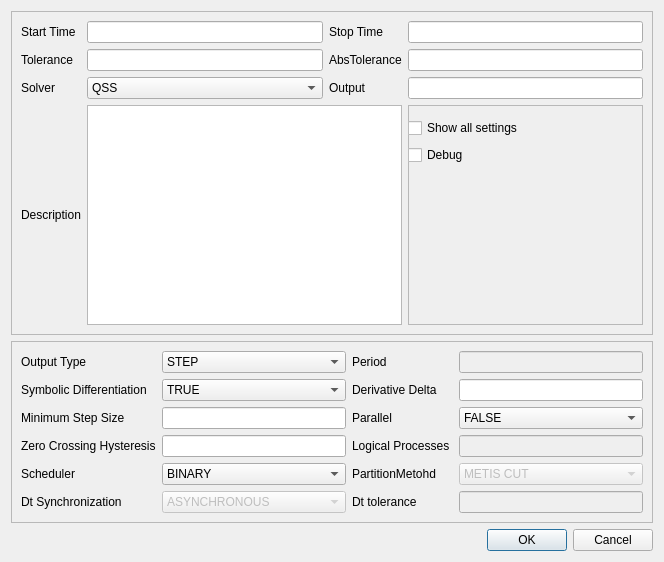
<?xml version="1.0" encoding="UTF-8"?>
<ui version="4.0">
 <class>RunForm</class>
 <widget class="QDialog" name="RunForm">
  <property name="geometry">
   <rect>
    <x>0</x>
    <y>0</y>
    <width>660</width>
    <height>562</height>
   </rect>
  </property>
  <property name="windowTitle">
   <string>Simulation Settings</string>
  </property>
  <layout class="QVBoxLayout" name="verticalLayout">
   <item>
    <widget class="QFrame" name="_runFrame">
     <property name="frameShape">
      <enum>QFrame::StyledPanel</enum>
     </property>
     <property name="frameShadow">
      <enum>QFrame::Raised</enum>
     </property>
     <layout class="QGridLayout" name="gridLayout_2">
      <item row="1" column="1">
       <widget class="QLineEdit" name="_startTime"/>
      </item>
      <item row="4" column="0">
       <widget class="QLabel" name="_toleranceLbl">
        <property name="text">
         <string>Tolerance</string>
        </property>
       </widget>
      </item>
      <item row="4" column="2">
       <widget class="QLabel" name="_absToleranceLbl">
        <property name="text">
         <string>AbsTolerance</string>
        </property>
       </widget>
      </item>
      <item row="1" column="0">
       <widget class="QLabel" name="_startTimeLbl">
        <property name="text">
         <string>Start Time</string>
        </property>
       </widget>
      </item>
      <item row="6" column="2">
       <widget class="QLabel" name="_outputLbl">
        <property name="text">
         <string>Output</string>
        </property>
       </widget>
      </item>
      <item row="7" column="0">
       <widget class="QLabel" name="_descriptionLbl">
        <property name="text">
         <string>Description</string>
        </property>
       </widget>
      </item>
      <item row="4" column="1">
       <widget class="QLineEdit" name="_tolerance"/>
      </item>
      <item row="6" column="3">
       <widget class="QLineEdit" name="_output"/>
      </item>
      <item row="6" column="0">
       <widget class="QLabel" name="_solverLbl">
        <property name="text">
         <string>Solver</string>
        </property>
       </widget>
      </item>
      <item row="4" column="3">
       <widget class="QLineEdit" name="_absTolerance"/>
      </item>
      <item row="7" column="1" colspan="2">
       <widget class="QTextEdit" name="_description"/>
      </item>
      <item row="6" column="1">
       <widget class="QComboBox" name="_solver">
        <item>
         <property name="text">
          <string>QSS</string>
         </property>
        </item>
        <item>
         <property name="text">
          <string>CQSS</string>
         </property>
        </item>
        <item>
         <property name="text">
          <string>LIQSS</string>
         </property>
        </item>
        <item>
         <property name="text">
          <string>QSS2</string>
         </property>
        </item>
        <item>
         <property name="text">
          <string>LIQSS2</string>
         </property>
        </item>
        <item>
         <property name="text">
          <string>QSS3</string>
         </property>
        </item>
        <item>
         <property name="text">
          <string>LIQSS3</string>
         </property>
        </item>
        <item>
         <property name="text">
          <string>QSS4</string>
         </property>
        </item>
        <item>
         <property name="text">
          <string>DASSL</string>
         </property>
        </item>
        <item>
         <property name="text">
          <string>DOPRI5</string>
         </property>
        </item>
       </widget>
      </item>
      <item row="1" column="2">
       <widget class="QLabel" name="_stopTimeLbl">
        <property name="text">
         <string>Stop Time</string>
        </property>
       </widget>
      </item>
      <item row="1" column="3">
       <widget class="QLineEdit" name="_stopTime"/>
      </item>
      <item row="7" column="3">
       <widget class="QFrame" name="frame">
        <property name="frameShape">
         <enum>QFrame::StyledPanel</enum>
        </property>
        <property name="frameShadow">
         <enum>QFrame::Raised</enum>
        </property>
        <widget class="QCheckBox" name="_showAll">
         <property name="geometry">
          <rect>
           <x>0</x>
           <y>10</y>
           <width>216</width>
           <height>26</height>
          </rect>
         </property>
         <property name="text">
          <string>Show all settings</string>
         </property>
         <property name="checked">
          <bool>false</bool>
         </property>
        </widget>
        <widget class="QCheckBox" name="_debugChk">
         <property name="geometry">
          <rect>
           <x>0</x>
           <y>40</y>
           <width>216</width>
           <height>20</height>
          </rect>
         </property>
         <property name="text">
          <string>Debug</string>
         </property>
        </widget>
       </widget>
      </item>
     </layout>
    </widget>
   </item>
   <item>
    <widget class="QFrame" name="_extendedFrame">
     <property name="minimumSize">
      <size>
       <width>642</width>
       <height>10</height>
      </size>
     </property>
     <property name="frameShape">
      <enum>QFrame::StyledPanel</enum>
     </property>
     <property name="frameShadow">
      <enum>QFrame::Raised</enum>
     </property>
     <layout class="QGridLayout" name="gridLayout">
      <item row="6" column="2">
       <widget class="QLabel" name="_pmLbl">
        <property name="text">
         <string>PartitionMetohd</string>
        </property>
       </widget>
      </item>
      <item row="2" column="1">
       <widget class="QComboBox" name="_symDiff">
        <item>
         <property name="text">
          <string>TRUE</string>
         </property>
        </item>
        <item>
         <property name="text">
          <string>FALSE</string>
         </property>
        </item>
       </widget>
      </item>
      <item row="0" column="2">
       <widget class="QLabel" name="_periodLbl">
        <property name="text">
         <string>Period</string>
        </property>
       </widget>
      </item>
      <item row="0" column="0">
       <widget class="QLabel" name="_commIntervalLbl">
        <property name="text">
         <string>Output Type</string>
        </property>
       </widget>
      </item>
      <item row="2" column="0">
       <widget class="QLabel" name="_symDiffLbl">
        <property name="text">
         <string>Symbolic Differentiation</string>
        </property>
       </widget>
      </item>
      <item row="0" column="1">
       <widget class="QComboBox" name="_commInterval">
        <item>
         <property name="text">
          <string>STEP</string>
         </property>
        </item>
        <item>
         <property name="text">
          <string>SAMPLED</string>
         </property>
        </item>
        <item>
         <property name="text">
          <string>DENSE</string>
         </property>
        </item>
       </widget>
      </item>
      <item row="0" column="3">
       <widget class="QLineEdit" name="_period">
        <property name="enabled">
         <bool>false</bool>
        </property>
       </widget>
      </item>
      <item row="3" column="0">
       <widget class="QLabel" name="_minStepLbl">
        <property name="text">
         <string>Minimum Step Size</string>
        </property>
       </widget>
      </item>
      <item row="3" column="1">
       <widget class="QLineEdit" name="_minStep"/>
      </item>
      <item row="5" column="0">
       <widget class="QLabel" name="_zcHystLbl">
        <property name="text">
         <string>Zero Crossing Hysteresis</string>
        </property>
       </widget>
      </item>
      <item row="5" column="1">
       <widget class="QLineEdit" name="_zcHyst"/>
      </item>
      <item row="6" column="0">
       <widget class="QLabel" name="_schedulerLbl">
        <property name="text">
         <string>Scheduler</string>
        </property>
       </widget>
      </item>
      <item row="6" column="1">
       <widget class="QComboBox" name="_scheduler">
        <item>
         <property name="text">
          <string>BINARY</string>
         </property>
        </item>
        <item>
         <property name="text">
          <string>RANDOM</string>
         </property>
        </item>
        <item>
         <property name="text">
          <string>LINEAR</string>
         </property>
        </item>
       </widget>
      </item>
      <item row="5" column="2">
       <widget class="QLabel" name="_lpsLbl">
        <property name="text">
         <string>Logical Processes </string>
        </property>
       </widget>
      </item>
      <item row="2" column="2">
       <widget class="QLabel" name="_derDeltaLbl">
        <property name="text">
         <string>Derivative Delta</string>
        </property>
       </widget>
      </item>
      <item row="2" column="3">
       <widget class="QLineEdit" name="_derDelta"/>
      </item>
      <item row="3" column="2">
       <widget class="QLabel" name="_parallelLbl">
        <property name="text">
         <string>Parallel</string>
        </property>
       </widget>
      </item>
      <item row="5" column="3">
       <widget class="QLineEdit" name="_lps">
        <property name="enabled">
         <bool>false</bool>
        </property>
       </widget>
      </item>
      <item row="3" column="3">
       <widget class="QComboBox" name="_parallel">
        <item>
         <property name="text">
          <string>FALSE</string>
         </property>
        </item>
        <item>
         <property name="text">
          <string>TRUE</string>
         </property>
        </item>
       </widget>
      </item>
      <item row="6" column="3">
       <widget class="QComboBox" name="_partitionMethod">
        <property name="enabled">
         <bool>false</bool>
        </property>
        <item>
         <property name="text">
          <string>METIS CUT</string>
         </property>
        </item>
        <item>
         <property name="text">
          <string>METIS VOL</string>
         </property>
        </item>
        <item>
         <property name="text">
          <string>HMETIS</string>
         </property>
        </item>
        <item>
         <property name="text">
          <string>SCOTCH</string>
         </property>
        </item>
        <item>
         <property name="text">
          <string>PATOH</string>
         </property>
        </item>
        <item>
         <property name="text">
          <string>MANUAL</string>
         </property>
        </item>
       </widget>
      </item>
      <item row="7" column="0">
       <widget class="QLabel" name="_dtSynchLbl">
        <property name="text">
         <string>Dt Synchronization </string>
        </property>
       </widget>
      </item>
      <item row="7" column="1">
       <widget class="QComboBox" name="_dtSynch">
        <property name="enabled">
         <bool>false</bool>
        </property>
        <item>
         <property name="text">
          <string>ASYNCHRONOUS</string>
         </property>
        </item>
        <item>
         <property name="text">
          <string>FIXED</string>
         </property>
        </item>
       </widget>
      </item>
      <item row="7" column="2">
       <widget class="QLabel" name="_dtLbl">
        <property name="text">
         <string>Dt tolerance</string>
        </property>
       </widget>
      </item>
      <item row="7" column="3">
       <widget class="QLineEdit" name="_dt">
        <property name="enabled">
         <bool>false</bool>
        </property>
       </widget>
      </item>
     </layout>
    </widget>
   </item>
   <item>
    <widget class="QDialogButtonBox" name="_runButtons">
     <property name="orientation">
      <enum>Qt::Horizontal</enum>
     </property>
     <property name="standardButtons">
      <set>QDialogButtonBox::Cancel|QDialogButtonBox::Ok</set>
     </property>
    </widget>
   </item>
  </layout>
 </widget>
 <tabstops>
  <tabstop>_startTime</tabstop>
  <tabstop>_stopTime</tabstop>
  <tabstop>_tolerance</tabstop>
  <tabstop>_absTolerance</tabstop>
  <tabstop>_solver</tabstop>
  <tabstop>_output</tabstop>
  <tabstop>_description</tabstop>
  <tabstop>_showAll</tabstop>
  <tabstop>_debugChk</tabstop>
  <tabstop>_commInterval</tabstop>
  <tabstop>_period</tabstop>
  <tabstop>_symDiff</tabstop>
  <tabstop>_derDelta</tabstop>
  <tabstop>_minStep</tabstop>
  <tabstop>_parallel</tabstop>
  <tabstop>_zcHyst</tabstop>
  <tabstop>_lps</tabstop>
  <tabstop>_scheduler</tabstop>
  <tabstop>_partitionMethod</tabstop>
  <tabstop>_dtSynch</tabstop>
  <tabstop>_runButtons</tabstop>
 </tabstops>
 <resources/>
 <connections>
  <connection>
   <sender>_runButtons</sender>
   <signal>accepted()</signal>
   <receiver>RunForm</receiver>
   <slot>accept()</slot>
   <hints>
    <hint type="sourcelabel">
     <x>248</x>
     <y>254</y>
    </hint>
    <hint type="destinationlabel">
     <x>157</x>
     <y>274</y>
    </hint>
   </hints>
  </connection>
  <connection>
   <sender>_runButtons</sender>
   <signal>rejected()</signal>
   <receiver>RunForm</receiver>
   <slot>reject()</slot>
   <hints>
    <hint type="sourcelabel">
     <x>316</x>
     <y>260</y>
    </hint>
    <hint type="destinationlabel">
     <x>286</x>
     <y>274</y>
    </hint>
   </hints>
  </connection>
 </connections>
</ui>
